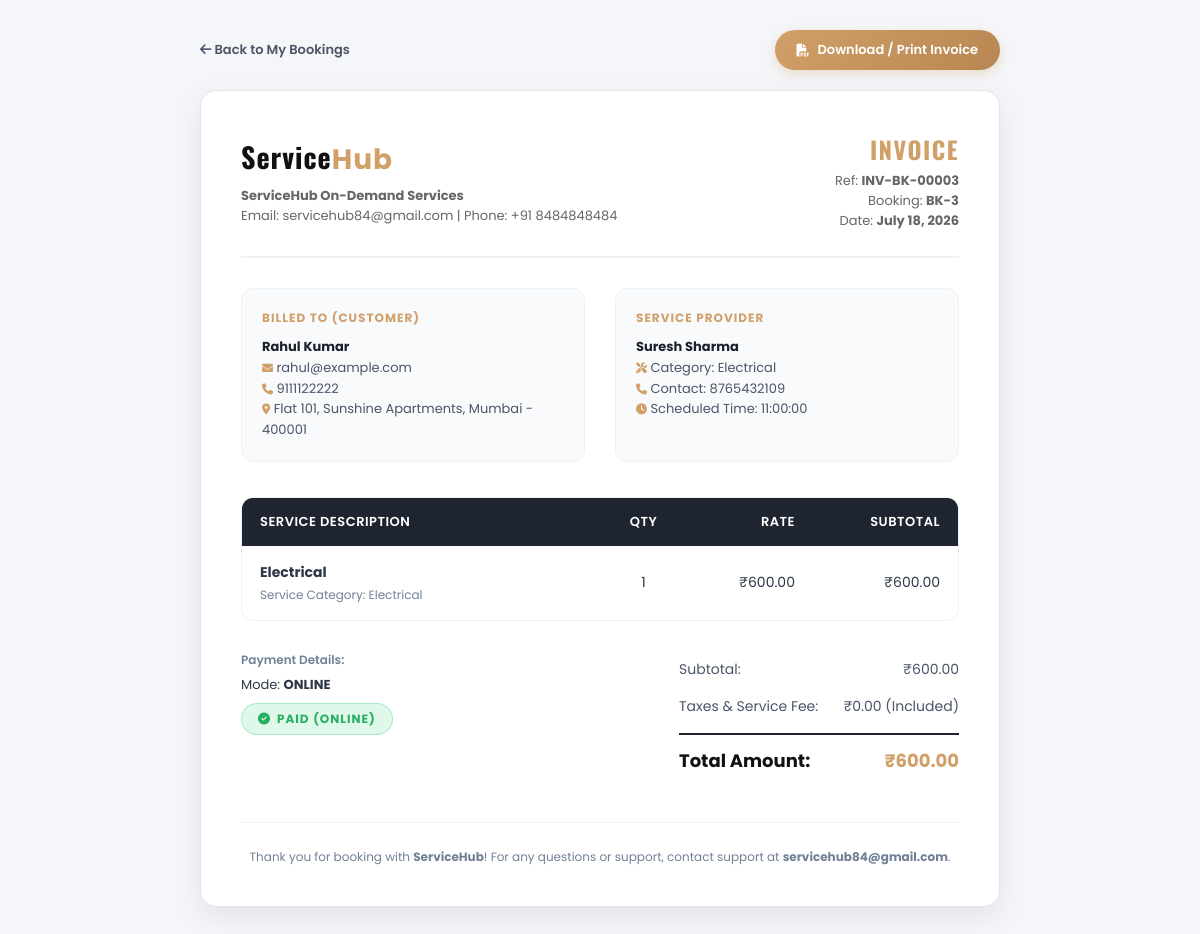
The page /api/invoice.php?bookingid=3 on the database its author committed.
### tables this page shows
CREATE TABLE `booking` (
  `bookingid` int(11) NOT NULL,
  `userid` int(11) NOT NULL,
  `providerid` int(11) NOT NULL,
  `serviceid` int(11) NOT NULL,
  `date` date NOT NULL,
  `time` time NOT NULL,
  `status` enum('pending','confirmed','in-progress','completed','cancelled','canceled','declined') DEFAULT 'pending',
  `description` text DEFAULT NULL,
  `paymentmode` enum('cash','online') NOT NULL,
  `amount` decimal(10,2) NOT NULL
);

CREATE TABLE `users` (
  `userid` int(11) NOT NULL,
  `name` varchar(100) NOT NULL,
  `email` varchar(150) NOT NULL,
  `phone` varchar(15) NOT NULL,
  `address` text NOT NULL,
  `city` varchar(100) NOT NULL,
  `pincode` varchar(100) NOT NULL,
  `password` varchar(250) NOT NULL
);

CREATE TABLE `providers` (
  `providerid` int(11) NOT NULL,
  `name` varchar(100) NOT NULL,
  `email` varchar(150) NOT NULL,
  `phone` varchar(15) NOT NULL,
  `category` varchar(50) NOT NULL,
  `experience` int(11) NOT NULL,
  `address` text NOT NULL,
  `city` varchar(100) NOT NULL,
  `pincode` varchar(100) NOT NULL,
  `document` varchar(255) NOT NULL,
  `status` enum('Active','Inactive') NOT NULL,
  `password` varchar(255) NOT NULL
);

CREATE TABLE `services` (
  `serviceid` int(11) NOT NULL,
  `name` varchar(100) NOT NULL,
  `description` text NOT NULL
);

### api/invoice.php (the view, shortened to what this page needs)
<?php
$db = getDB();
$bookingid = isset($_GET['bookingid']) ? (int)$_GET['bookingid'] : 0;
$stmt = $db->prepare("
    SELECT b.*,
           s.name as category_name,
           u.name as customer_name, u.email as customer_email, u.phone as customer_phone, u.address as customer_address, u.city as customer_city, u.pincode as customer_pincode,
           p.name as provider_name, p.phone as provider_phone, p.email as provider_email, p.category as provider_category
    FROM booking b
    LEFT JOIN services s ON b.serviceid = s.serviceid
    LEFT JOIN users u ON b.userid = u.userid
    LEFT JOIN providers p ON b.providerid = p.providerid
    WHERE b.bookingid = ?
");
$stmt->bind_param("i", $bookingid);
$stmt->execute();
$res = $stmt->get_result();
$booking = $res->fetch_assoc();
$service_name = $booking['category_name'] ?? 'General Service';
$invoice_ref = 'INV-BK-' . str_pad($booking['bookingid'], 5, '0', STR_PAD_LEFT);
$booking_ref = 'BK-' . $booking['bookingid'];
$amount = (float)$booking['amount'];
$formatted_amount = number_format($amount, 2);
$full_address = $booking['customer_address'] ?? 'Customer Location';
if (!empty($booking['customer_city']) && strpos($full_address, $booking['customer_city']) === false) {
    $full_address .= ', ' . $booking['customer_city'];
}
if (!empty($booking['customer_pincode']) && strpos($full_address, $booking['customer_pincode']) === false) {
    $full_address .= ' - ' . $booking['customer_pincode'];
}
?>
<!DOCTYPE html>
<html lang="en">
<head>
    <link rel="stylesheet" href="https://cdnjs.cloudflare.com/ajax/libs/font-awesome/6.4.0/css/all.min.css">
</head>
<body>
    <div class="actions-bar">
        <a href="javascript:history.back()" class="btn-back"><i class="fas fa-arrow-left"></i> Back to My Bookings</a>
        <button class="btn-print" onclick="window.print()"><i class="fas fa-file-pdf"></i> Download / Print Invoice</button>
    </div>
    <div class="invoice-card">
        <div class="invoice-header">
            <div>
                <div class="brand-logo">Service<span>Hub</span></div>
                <div class="invoice-meta" style="margin-top: 5px;">
                    <div><strong>ServiceHub On-Demand Services</strong></div>
                    <div>Email: servicehub84@gmail.com | Phone: +91 8484848484</div>
                </div>
            </div>
            <div class="invoice-title">
                <h1>INVOICE</h1>
                <div class="invoice-meta">
                    <div>Ref: <strong><?= $invoice_ref ?></strong></div>
                    <div>Booking: <strong><?= $booking_ref ?></strong></div>
                    <div>Date: <strong><?= date('F j, Y', strtotime($booking['date'])) ?></strong></div>
                </div>
            </div>
        </div>
        <div class="details-grid">
            <div class="info-box">
                <h3>Billed To (Customer)</h3>
                <p><strong><?= htmlspecialchars($booking['customer_name'] ?? 'Customer') ?></strong></p>
                <p><i class="fas fa-envelope" style="font-size:11px; color:#d19f68;"></i> <?= htmlspecialchars($booking['customer_email'] ?? 'N/A') ?></p>
                <p><i class="fas fa-phone" style="font-size:11px; color:#d19f68;"></i> <?= htmlspecialchars($booking['customer_phone'] ?? 'N/A') ?></p>
                <p><i class="fas fa-map-marker-alt" style="font-size:11px; color:#d19f68;"></i> <?= htmlspecialchars($full_address) ?></p>
            </div>
            <div class="info-box">
                <h3>Service Provider</h3>
                <p><strong><?= htmlspecialchars($booking['provider_name'] ?? 'Assigned Technician') ?></strong></p>
                <p><i class="fas fa-tools" style="font-size:11px; color:#d19f68;"></i> Category: <?= htmlspecialchars($booking['provider_category'] ?? $booking['category_name'] ?? 'Service') ?></p>
                <p><i class="fas fa-phone" style="font-size:11px; color:#d19f68;"></i> Contact: <?= htmlspecialchars($booking['provider_phone'] ?? 'N/A') ?></p>
                <p><i class="fas fa-clock" style="font-size:11px; color:#d19f68;"></i> Scheduled Time: <?= htmlspecialchars($booking['time']) ?></p>
            </div>
        </div>
        <div class="table-wrapper">
            <table>
                <thead>
                    <tr>
                        <th style="width: 50%;">Service Description</th>
                        <th style="text-align: center;">Qty</th>
                        <th style="text-align: right;">Rate</th>
                        <th style="text-align: right;">Subtotal</th>
                    </tr>
                </thead>
                <tbody>
                    <tr>
                        <td>
                            <strong><?= htmlspecialchars($service_name) ?></strong>
                            <div style="font-size: 12px; color: #718096; margin-top: 3px;">
                                Service Category: <?= htmlspecialchars($booking['category_name'] ?? 'Home Services') ?>
                            </div>
                        </td>
                        <td style="text-align: center;">1</td>
                        <td style="text-align: right;">₹<?= $formatted_amount ?></td>
                        <td style="text-align: right;">₹<?= $formatted_amount ?></td>
                    </tr>
                </tbody>
            </table>
        </div>
        <div class="summary-section">
            <div>
                <div style="font-size: 12px; color: #718096; margin-bottom: 6px; font-weight: 600;">Payment Details:</div>
                <div style="font-size: 13px; color: #2d3748; margin-bottom: 8px;">
                    Mode: <strong><?= strtoupper($booking['paymentmode']) ?></strong>
                </div>
                <?php
                    $badgeClass = 'status-pending';
                    $statusText = strtoupper($booking['status']);
                    if ($booking['status'] === 'completed' || $booking['paymentmode'] === 'online') {
                        $badgeClass = 'status-paid';
                        $statusText = 'PAID (' . strtoupper($booking['paymentmode']) . ')';
                    } elseif ($booking['status'] === 'confirmed') {
                        $badgeClass = 'status-completed';
                    }
                ?>
                <span class="payment-status-badge <?= $badgeClass ?>">
                    <i class="fas fa-check-circle"></i> <?= $statusText ?>
                </span>
            </div>
            <div class="totals-table">
                <div class="totals-row">
                    <span>Subtotal:</span>
                    <span>₹<?= $formatted_amount ?></span>
                </div>
                <div class="totals-row">
                    <span>Taxes & Service Fee:</span>
                    <span>₹0.00 (Included)</span>
                </div>
                <div class="totals-row grand-total">
                    <span>Total Amount:</span>
                    <span style="color:#d19f68;">₹<?= $formatted_amount ?></span>
                </div>
            </div>
        </div>
        <div class="invoice-footer">
            <p>Thank you for booking with <strong>ServiceHub</strong>! For any questions or support, contact support at <strong>servicehub84@gmail.com</strong>.</p>
        </div>
    </div>
</body>
</html>

### api/invoice.php (style rules this page uses)
* { box-sizing: border-box; font-family: 'Poppins', sans-serif; margin: 0; padding: 0; }
body { background: #f4f6f9; color: #333; padding: 30px 15px; }
.invoice-card { max-width: 800px; margin: 0 auto; background: #ffffff; border-radius: 16px; box-shadow: 0 10px 30px rgba(0,0,0,0.08); padding: 40px; border: 1px solid #e1e5eb; position: relative; }
.invoice-header { display: flex; justify-content: space-between; align-items: center; border-bottom: 2px solid #f0f2f5; padding-bottom: 25px; margin-bottom: 30px; }
.brand-logo { font-family: 'Oswald', sans-serif; font-size: 28px; font-weight: 700; color: #111; letter-spacing: 1px; }
.brand-logo span { color: #d19f68; }
.invoice-title { text-align: right; }
.invoice-title h1 { font-family: 'Oswald', sans-serif; font-size: 24px; color: #d19f68; text-transform: uppercase; letter-spacing: 1.5px; }
.invoice-meta { font-size: 13px; color: #666; margin-top: 4px; }
.details-grid { display: grid; grid-template-columns: 1fr 1fr; gap: 30px; margin-bottom: 35px; }
.info-box { background: #f8fafc; border-radius: 12px; padding: 20px; border: 1px solid #edf2f7; }
.info-box h3 { font-size: 12px; text-transform: uppercase; color: #d19f68; letter-spacing: 1px; margin-bottom: 10px; font-weight: 700; }
.info-box p { font-size: 13px; color: #4a5568; line-height: 1.6; }
.info-box strong { color: #1a202c; }
.table-wrapper { margin-bottom: 30px; border-radius: 12px; overflow: hidden; border: 1px solid #edf2f7; }
table { width: 100%; border-collapse: collapse; text-align: left; }
th { background: #1e2530; color: #fff; font-size: 13px; font-weight: 600; padding: 14px 18px; text-transform: uppercase; letter-spacing: 0.5px; }
td { padding: 16px 18px; font-size: 14px; color: #2d3748; border-bottom: 1px solid #edf2f7; }
tr:last-child td { border-bottom: none; }
.summary-section { display: flex; justify-content: space-between; align-items: flex-start; margin-top: 20px; }
.payment-status-badge { display: inline-flex; align-items: center; gap: 6px; padding: 6px 16px; border-radius: 20px; font-size: 12px; font-weight: 700; text-transform: uppercase; letter-spacing: 1px; }
.status-paid { background: rgba(46,204,113,0.15); color: #27ae60; border: 1px solid rgba(46,204,113,0.3); }
.totals-table { width: 280px; }
.totals-row { display: flex; justify-content: space-between; padding: 8px 0; font-size: 14px; color: #4a5568; }
.totals-row.grand-total { border-top: 2px solid #1e2530; padding-top: 12px; margin-top: 8px; font-size: 18px; font-weight: 700; color: #111; }
.invoice-footer { border-top: 1px solid #edf2f7; padding-top: 25px; margin-top: 40px; text-align: center; color: #718096; font-size: 12px; }
.actions-bar { max-width: 800px; margin: 0 auto 20px; display: flex; justify-content: space-between; align-items: center; }
.btn-print { background: linear-gradient(135deg, #d19f68, #b88652); color: #fff; padding: 10px 22px; border-radius: 25px; font-weight: 600; font-size: 13px; border: none; cursor: pointer; display: inline-flex; align-items: center; gap: 8px; box-shadow: 0 4px 12px rgba(209,159,104,0.3); text-decoration: none; transition: all 0.25s; }
.btn-back { color: #4a5568; text-decoration: none; font-size: 13px; font-weight: 600; }

### rows shown on the page
booking: bookingid "INV-BK-00003", bookingid "BK-3", date "July 18, 2026", userid.name "Rahul Kumar", userid.email "rahul@example.com", userid.phone "9111122222", userid.pincode "Flat 101, Sunshine Apartments, Mumbai - 400001", providerid.name "Suresh Sharma", providerid.category "Electrical", providerid.phone "8765432109", time "11:00:00", serviceid.name "Electrical", amount "600.00", paymentmode "ONLINE", paymentmode "PAID (ONLINE)"
